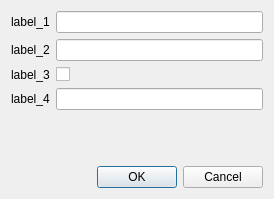
<?xml version="1.0" encoding="UTF-8"?>
<ui version="4.0">
 <class>MainWindow</class>
 <widget class="QMainWindow" name="MainWindow">
  <property name="geometry">
   <rect>
    <x>0</x>
    <y>0</y>
    <width>274</width>
    <height>199</height>
   </rect>
  </property>
  <property name="windowTitle">
   <string>MainWindow</string>
  </property>
  <widget class="QWidget" name="centralWidget">
   <layout class="QVBoxLayout" name="verticalLayout">
    <item>
     <layout class="QGridLayout" name="gridLayout">
      <item row="0" column="0">
       <widget class="QLabel" name="label">
        <property name="text">
         <string>label_1</string>
        </property>
       </widget>
      </item>
      <item row="3" column="0">
       <widget class="QLabel" name="label_4">
        <property name="text">
         <string>label_4</string>
        </property>
       </widget>
      </item>
      <item row="2" column="1">
       <widget class="QCheckBox" name="checkBox">
        <property name="text">
         <string/>
        </property>
       </widget>
      </item>
      <item row="2" column="0">
       <widget class="QLabel" name="label_3">
        <property name="text">
         <string>label_3</string>
        </property>
       </widget>
      </item>
      <item row="0" column="1">
       <widget class="QLineEdit" name="lineEdit"/>
      </item>
      <item row="1" column="1">
       <widget class="QLineEdit" name="lineEdit_2"/>
      </item>
      <item row="1" column="0">
       <widget class="QLabel" name="label_2">
        <property name="text">
         <string>label_2</string>
        </property>
       </widget>
      </item>
      <item row="3" column="1">
       <widget class="QLineEdit" name="lineEdit_3"/>
      </item>
      <item row="4" column="0">
       <spacer name="verticalSpacer">
        <property name="orientation">
         <enum>Qt::Vertical</enum>
        </property>
        <property name="sizeHint" stdset="0">
         <size>
          <width>20</width>
          <height>40</height>
         </size>
        </property>
       </spacer>
      </item>
     </layout>
    </item>
    <item>
     <widget class="QDialogButtonBox" name="buttonBox">
      <property name="standardButtons">
       <set>QDialogButtonBox::Cancel|QDialogButtonBox::Ok</set>
      </property>
     </widget>
    </item>
   </layout>
  </widget>
 </widget>
 <layoutdefault spacing="6" margin="11"/>
 <resources/>
 <connections/>
</ui>
